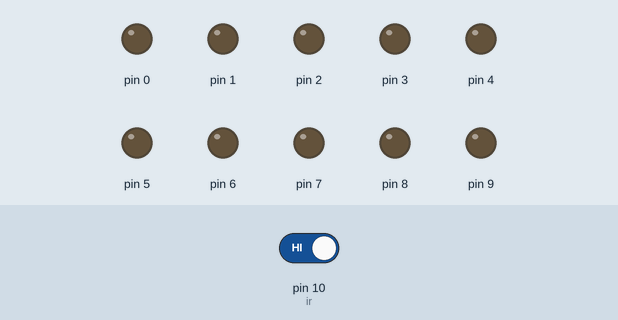
Recording of a sketch running on a simulated Arduino Uno, built with avr-gcc and run on an emulated ATmega328P. Shown: output pins drawn as LEDs (lit = HIGH). The inputs (shaded band) are chosen by the test bench; at power-on: pin 10 (ir) HIGH.

Above: at 1.2 s.
1.3 s: pin 10 (ir) driven LOW
At 1.8 s:
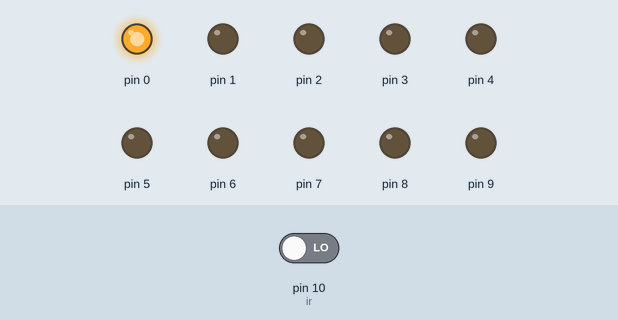
At 2.6 s:
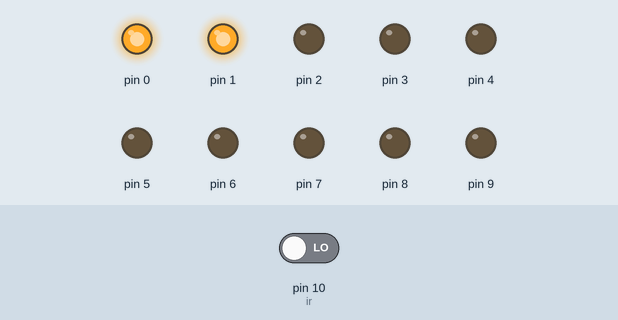
Timing chart, 0 to 18.8 s (numbered marks = the images above; inputs shaded):
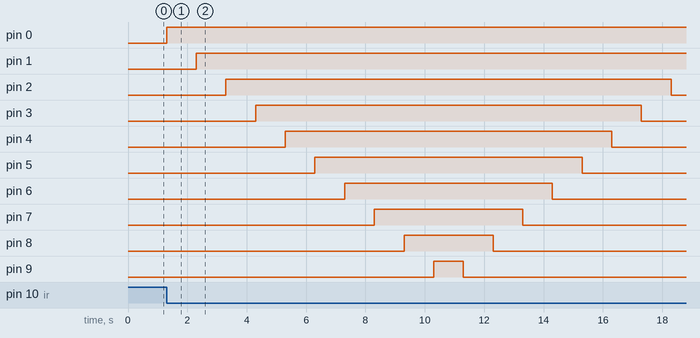

Measured:
- after the input at 1.3 s, pin 0: LOW → HIGH at once; pin 1: LOW → HIGH after 1.0 s; pin 2: LOW → HIGH after 2.0 s, → LOW 15.0 s later; pin 3: LOW → HIGH after 3.0 s, → LOW 13.0 s later; pin 4: LOW → HIGH after 4.0 s, → LOW 11.0 s later

The sketch:

HANDWASH_TIMER_V2.0.ino
```cpp
int ir=10;
void setup()
{
  pinMode(ir, INPUT_PULLUP);
  pinMode(0, OUTPUT);
  pinMode(1, OUTPUT);
  pinMode(2, OUTPUT);
  pinMode(3, OUTPUT);
  pinMode(4, OUTPUT);
  pinMode(5, OUTPUT);
  pinMode(6, OUTPUT);
  pinMode(7, OUTPUT);
  pinMode(8, OUTPUT);
  pinMode(9, OUTPUT);
}

void loop()
{
  if(digitalRead(10)==LOW)   //an ir sensor is connected to pin 10
  {
    for(int i=0; i<=9; i++)
    {
      digitalWrite(i, HIGH);
      delay(1000);
    }

    for(int i=9; i>=0; i--)
    {
      digitalWrite(i, LOW);
      delay(1000);
    }
  }
}
```
